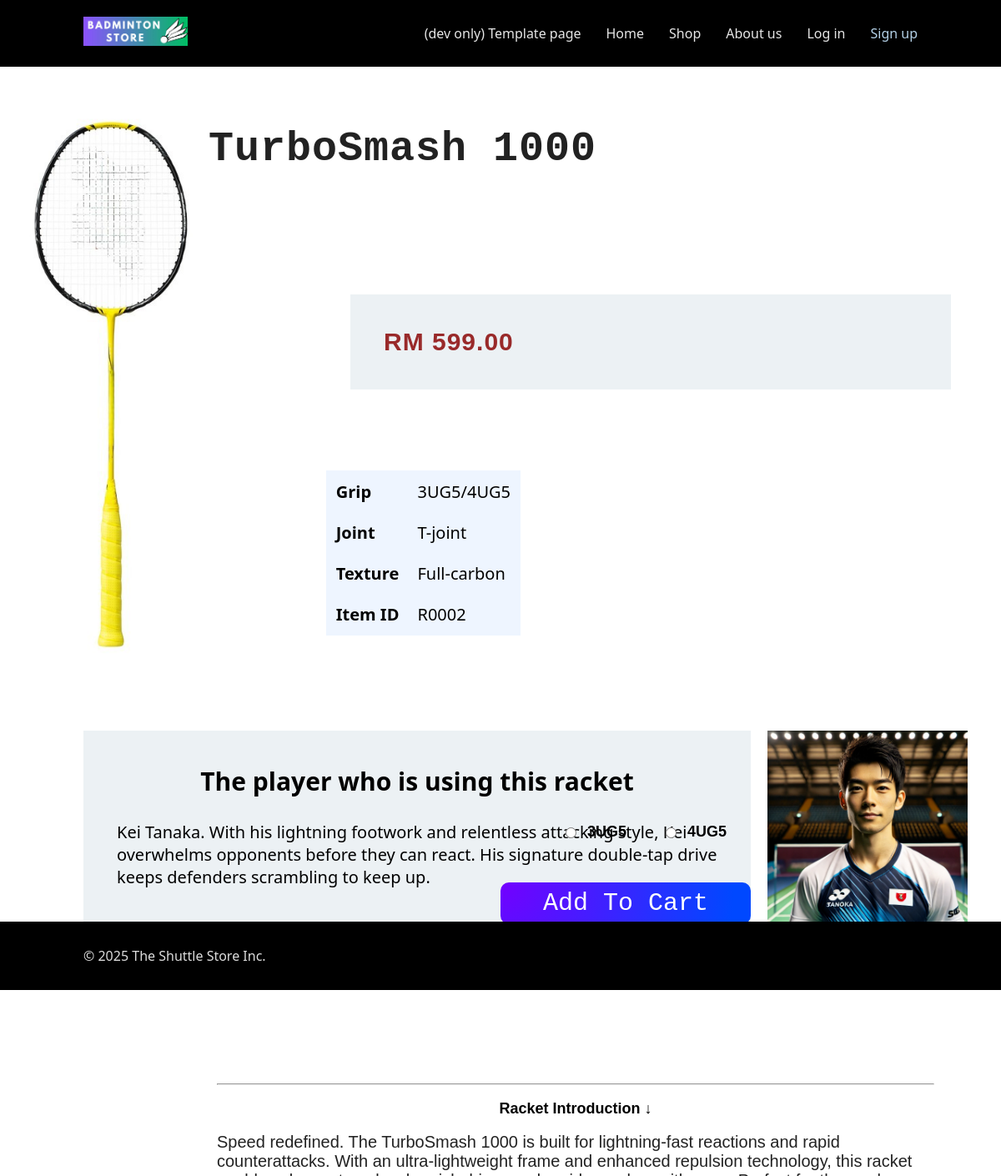
Screenshot of /pages/product/productDetail.php?racket=R0002 with the database file from the repository.
### tables this page shows
CREATE TABLE `product` (
  `productID` varchar(5) NOT NULL,
  `productName` varchar(100) NOT NULL,
  `price` float(6,2) NOT NULL,
  `seriesID` varchar(3) DEFAULT NULL,
  `productImg` varchar(1000) NOT NULL,
  `introduction` varchar(1000) NOT NULL,
  `playerInfo` varchar(1000) NOT NULL,
  `playerImage` varchar(500) NOT NULL
);

### pages/product/productDetail.php (the view, shortened to what this page needs)
<?php
require '../../_base.php';
if (isset($_GET['racket'])) {
  $productID = $_GET['racket'];
}
$_db = new PDO('mysql:dbname=web_based_assignment', 'root', '', [
  PDO::ATTR_DEFAULT_FETCH_MODE => PDO::FETCH_OBJ,
]);
$statement = $_db->prepare("SELECT * FROM product WHERE productID = ?");
$statement->execute([$productID]);
$productObject = $statement->fetch();
$racketName = $productObject->productName;
$price = $productObject->price;
$imgUrl = $productObject->productImg;
$intro = $productObject->introduction;
$playerInfo = $productObject->playerInfo;
$playerImg = $productObject->playerImage;
include '../../_head.php';
?>
<div class="detail">
  <div class="product"><img src="../../../File/<?php echo $imgUrl; ?>" alt="Image"></div>
  <div class="racketName"><?php echo $racketName ?></div>
  <div class="price"><?php echo "RM " ?>
  <?php echo $price ?><?php echo ".00" ?></div>
  <div class="information">
  <table>
  <tr>
  <th>Grip</th>
  <td>3UG5/4UG5</td>
  </tr>
  <br>
  <tr>
  <th>Joint</th>
  <td>T-joint</td>
  </tr>
  <br>
  <tr>
  <th>Texture</th>
  <td>Full-carbon</td>
  </tr>
  <br>
  <tr>
  <th>Item ID</th>
  <td><?php echo $productID ?></td>
  </tr>
    </table>
  </div>
</div>
<div class="introduction">
<hr>
<p>Racket Introduction ↓</p>
  <?php echo $intro ?>
</div>
<div class="playerPhoto">
  <div class="HeadingIntro">
    <?php echo "The player who is using this racket" ?></div><br>
  <?php echo $playerInfo; ?>
  <img src="../../../File/<?php echo $playerImg; ?>" alt="PlayerImage">
</div>
<form method="get">
  <div class="AddCart">
    <button type="submit" id="racket" name="racket" value="<?php echo $productObject->productID ?>">Add To Cart</button>
    <div class="radioOne">
      <input type="radio" id="gripSize" name="gripSize" value='3UG5'> <label for="gripSize"><strong>
          <p>3UG5</p>
        </strong></label>
    </div>
    <div class="radioTwo">
      <input type="radio" id="gripSize" name="gripSize" value='4UG5'> <label for="gripSize"><strong>
          <p>4UG5</p>
        </strong></label>
    </div>
  </div>
</form>
<?php
include '../../_foot.php';

### css/app.css (style rules this page uses)
* { box-sizing: border-box; }
:root { --header-height: 80px; --body-left-right-padding: 100px; --brand-darkblue: hsl(206 100% 25%); --brand-lightblue: hsl(206, 100%, 89%); --primary-background: #eee; --semitransparent-gray: #0002; --color-success-background: rgb(195, 226, 195); --color-success-text: rgb(17, 74, 17); --color-success-border: rgb(0, 51, 0); --color-error-background: rgb(238, 205, 205); --color-error-text: rgb(171, 0, 0); --color-error-border: rgb(71, 0, 0); --color-warning-background: rgb(237, 238, 205); --color-warning-text: rgb(128, 64, 0); --color-warning-border: rgb(97, 48, 0); --green: rgb(27, 140, 27); }
body { margin: 0; min-height: 100vh; display: flex; flex-direction: column; font-family: system-ui; background-color: var(--primary-background); }

### pages/product/product.css (style rules this page uses)
:root { --sidebar-width: 250px; }
body { background-color: #ffffff; }
p { color: black; font-family: Arial, Helvetica, sans-serif; font-size: 90%; }
.product img { width: 40%; height: 20%; background-color: #ebf0fb; display:inline-block; gap: 50px; margin-top: 50px; margin-left: -100px; }
.racketName { font-size: 50px; font-weight: bold; position: absolute; text-align: left; color: #222222; right: 80px; top: 150px; letter-spacing: 1px; padding-left: 30px; font-family: "Lucida Console", "Courier New", monospace; height: 60px; width: 900px; border-radius: 10px; }
.price { display: flex; font-size: 30px; font-weight: bolder; width: 60%; position:absolute; text-align: left; color: #992a2a; right: 5%; top: 25%; font-family: Arial, sans-serif; padding: 40px; background-color: #ecf1f4; letter-spacing: 1px; }
.information table { position: absolute; top: 40%; right: 48%; text-align: left; background-color: #eef5ff; color: black; font-size: 20px; }
.information th, .information td { padding-top: 10px; padding: 10px; }
.introduction p { font-weight: bold; text-align: center; }
.introduction { border: 1px; font-size: 20px; font-weight: 2px; position:absolute; text-align: left; color: #222222; right: 5%; top: 90%; font-family: Arial, sans-serif; gap:50px; width: 900px; padding: 20px; }
.playerPhoto { position: relative; padding: 40px; text-align: left; font-size: 20px; color: black; width: 800px; left:100px; background-color: #ecf1f4; }
.HeadingIntro { text-align: center; font-size: 30px; font-weight: bold; }
.playerPhoto img { position: absolute; display: flex; top: -20px; left: 100%; width: auto; height: 280px; padding: 20px; }
.AddCart button { font-size: 30px; position: absolute; right:25%; top:75%; background-color: gray; color: white; border: none; width: 300px; height: 50px; border-radius: 10px; font-family: "Lucida Console", "Courier New", monospace; background: radial-gradient(circle 280px at 0% 0%, #7300ff, #0048ff); cursor: pointer; }
.radioOne, .radioTwo { display: flex; position: absolute; top: 70%; font-size: 20px; text-align: center; width: 16px; height: 20px; padding: 0px 20px; align-items: center; accent-color: rgb(7, 249, 209); justify-content: center; appearance: none; border: 2px solid black; border-radius: 3px; gap: 10px; }
.radioOne { right:39%; border: none; }
.radioTwo { right:29%; border: none; }
.information { width: 100%; height: 100%; color: #333; background-color: #ffffff; text-align: center; padding: 10px; display: flex; flex-direction: column; justify-content: center; }

### rows the page displays
product: productImg (picture), productName "TurboSmash 1000", price "599", introduction "Speed redefined. The TurboSmash 1000 is built for lightning-fast reactions and rapid counterattacks. With an ultra-lightweight frame and enhanced repulsion technology, this racket…", playerInfo "Kei Tanaka. With his lightning footwork and relentless attacking style, Kei overwhelms opponents before they can react. His signature double-tap drive keeps defenders scrambling to keep up.", playerImage (picture)

### other values shown
$productID "R0002"
